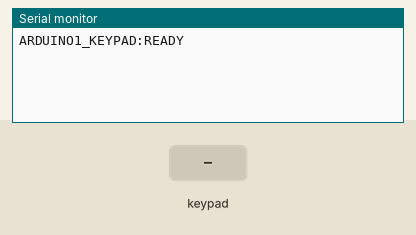
This sketch was run on a simulated Arduino Uno, built with avr-gcc and run on an emulated ATmega328P. Shown: the last lines printed to the serial monitor. Inputs (shaded band) come from the test bench.

Above: at 1.2 s.
1.3 s: key '1' pressed
At 2.1 s:
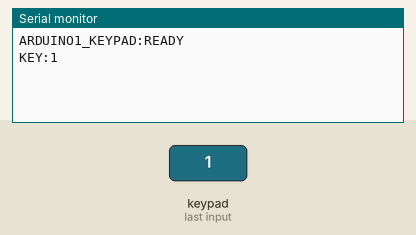
2.8 s: keypad keys 7 6 5 4 # pressed 0.4 s apart
At 5.8 s:
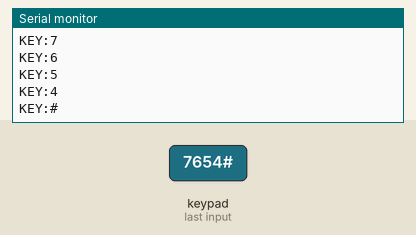
6.3 s: key 'A' pressed
At 6.7 s:
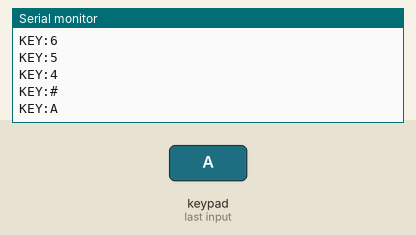
7.8 s: keypad keys 7 6 5 4 * pressed 0.4 s apart
At 9.9 s:
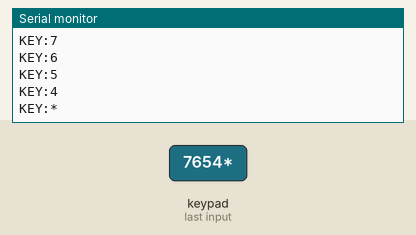
11.3 s: key 'B' pressed
At 11.7 s:
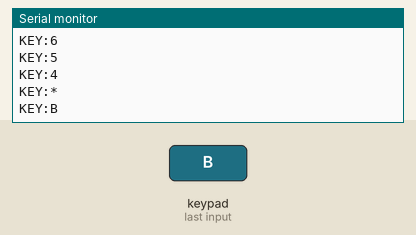
12.8 s: keypad keys 7 6 5 4 D pressed 0.4 s apart
At 14.8 s:
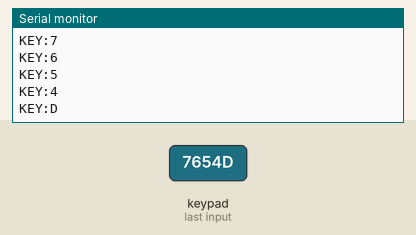
Timing chart, 0 to 16.3 s (numbered marks = the images above; inputs shaded):
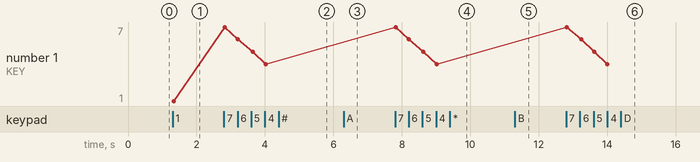

The sketch:

TestArduino1Keypad.ino
```cpp
// Sketch ทดสอบ Keypad ผ่าน PCF8574 ด้วย Hardware I2C
// PCF8574 SDA -> A4, SCL -> A5, VCC -> 5V, GND -> GND

#include "Arduino1Keypad.h"

void setup() {
  Serial.begin(115200);
  Arduino1Keypad::begin();
  Serial.println(F("ARDUINO1_KEYPAD:READY"));
}

void loop() {
  Arduino1Keypad::updateAndSendToPi(Serial);
}
```

Arduino1Keypad.h
```cpp
#ifndef ARDUINO1_KEYPAD_H
#define ARDUINO1_KEYPAD_H

/*
  Keypad 4x4 ผ่าน PCF8574 สำหรับ Arduino #1
  ==========================================

  ใช้ Hardware I2C ของ Arduino Uno ผ่านไลบรารี Wire และ Keypad_I2C

  การต่อสาย:
    PCF8574 SDA -> Arduino A4 (SDA)
    PCF8574 SCL -> Arduino A5 (SCL)
    PCF8574 VCC -> Arduino 5V
    PCF8574 GND -> Arduino GND

  ขาปัจจุบัน:
    A4/A5 ใช้เป็น SDA/SCL สำหรับ PCF8574
    Encoder ขวาใช้ A0/A1 และ Encoder ซ้ายใช้ A2/A3 จึงไม่ชนกับ I2C

  วิธีเรียกจาก Arduino_1_Motion.ino:

    #include "Arduino1Keypad.h"

    void setup() {
      Serial.begin(115200);
      Arduino1Keypad::begin();
      // setup ระบบ Motion อื่น ๆ
    }

    void loop() {
      // เรียกทุก loop ฟังก์ชันจะส่ง KEY:<ปุ่ม> ให้ Raspberry Pi
      Arduino1Keypad::updateAndSendToPi(Serial);

      // เรียก Motion/PID loop ตามเดิม
    }

  หมายเหตุ:
    - Address เริ่มต้นของ PCF8574 คือ 0x20
    - ถ้าโมดูลใช้ address อื่น ให้แก้ PCF8574_ADDRESS
    - Raspberry Pi ต้องอ่าน KEY: จาก Serial ของ Arduino #1
*/

#include <Arduino.h>
#include <Wire.h>
#include <Keypad.h>
#include <Keypad_I2C.h>

namespace Arduino1Keypad {

constexpr byte ROWS = 4;
constexpr byte COLS = 4;
constexpr byte PCF8574_ADDRESS = 0x20;

// ลำดับขาตรงกับ PCF8574 adapter ที่ใช้ในโปรเจกต์
byte rowPins[ROWS] = {7, 6, 5, 4};
byte colPins[COLS] = {3, 2, 1, 0};

char keys[ROWS][COLS] = {
  {'1', '2', '3', 'A'},
  {'4', '5', '6', 'B'},
  {'7', '8', '9', 'C'},
  {'*', '0', '#', 'D'}
};

Keypad_I2C keypad(
  makeKeymap(keys),
  rowPins,
  colPins,
  ROWS,
  COLS,
  PCF8574_ADDRESS
);

inline void begin() {
  Wire.begin();
  keypad.begin();
  keypad.setDebounceTime(40);
}

// คืนตัวอักษรหนึ่งครั้งเมื่อมีการกดปุ่มใหม่ ถ้าไม่มีปุ่มจะคืน NO_KEY
inline char readKey() {
  return keypad.getKey();
}

// อ่านปุ่มแล้วส่ง KEY:<ปุ่ม> ให้ Raspberry Pi
inline void updateAndSendToPi(Stream &serialPort) {
  static unsigned long lastScanMs = 0;
  const unsigned long nowMs = millis();
  if (nowMs - lastScanMs < 10) {
    return;
  }
  lastScanMs = nowMs;

  char key = readKey();

  if (key != NO_KEY) {
    serialPort.print(F("KEY:"));
    serialPort.println(key);
  }
}

}  // namespace Arduino1Keypad

#endif
```

Measured:
- after the input at 1.3 s, the serial monitor: prints a new line at once (image 1)
- after the input at 2.8 s, the serial monitor: prints a new line at once (image 2)
- after the input at 6.3 s, the serial monitor: prints a new line at once (image 3)
- after the input at 7.8 s, the serial monitor: prints a new line at once (image 4)
- after the input at 11.3 s, the serial monitor: prints a new line at once (image 5)
- after the input at 12.8 s, the serial monitor: prints a new line at once (image 6)
- plotted number 1: 1 → 4 after the input at 2.8 s
